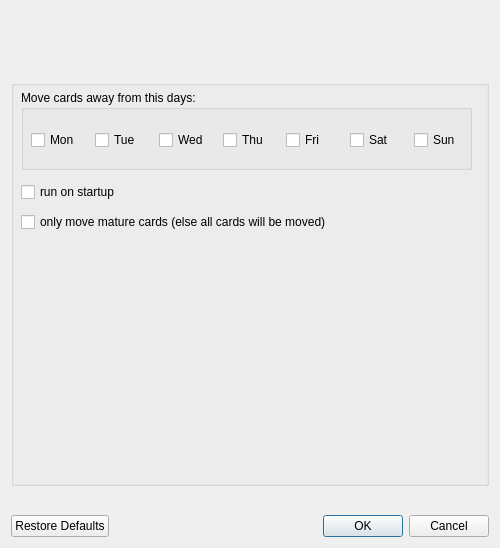
<?xml version="1.0" encoding="UTF-8"?>
<ui version="4.0">
 <class>Dialog</class>
 <widget class="QDialog" name="Dialog">
  <property name="geometry">
   <rect>
    <x>0</x>
    <y>0</y>
    <width>500</width>
    <height>548</height>
   </rect>
  </property>
  <property name="windowTitle">
   <string>Weekends</string>
  </property>
  <layout class="QGridLayout" name="gridLayout_6">
   <item row="5" column="0" colspan="2">
    <widget class="QDialogButtonBox" name="buttonBox">
     <property name="standardButtons">
      <set>QDialogButtonBox::Cancel|QDialogButtonBox::Ok|QDialogButtonBox::RestoreDefaults</set>
     </property>
    </widget>
   </item>
   <item row="2" column="0" colspan="2">
    <layout class="QVBoxLayout" name="verticalLayout" stretch="0,0,0,0,0">
     <property name="spacing">
      <number>6</number>
     </property>
     <property name="sizeConstraint">
      <enum>QLayout::SetDefaultConstraint</enum>
     </property>
     <item>
      <widget class="QWidget" name="AnkingHeader" native="true">
       <property name="sizePolicy">
        <sizepolicy hsizetype="Fixed" vsizetype="Fixed">
         <horstretch>0</horstretch>
         <verstretch>0</verstretch>
        </sizepolicy>
       </property>
       <property name="minimumSize">
        <size>
         <width>0</width>
         <height>50</height>
        </size>
       </property>
      </widget>
     </item>
     <item>
      <spacer name="verticalSpacer">
       <property name="orientation">
        <enum>Qt::Vertical</enum>
       </property>
       <property name="sizeType">
        <enum>QSizePolicy::Fixed</enum>
       </property>
       <property name="sizeHint" stdset="0">
        <size>
         <width>28</width>
         <height>13</height>
        </size>
       </property>
      </spacer>
     </item>
     <item>
      <widget class="QGroupBox" name="groupBox_2">
       <property name="enabled">
        <bool>true</bool>
       </property>
       <property name="sizePolicy">
        <sizepolicy hsizetype="Preferred" vsizetype="Minimum">
         <horstretch>0</horstretch>
         <verstretch>0</verstretch>
        </sizepolicy>
       </property>
       <property name="title">
        <string/>
       </property>
       <widget class="QGroupBox" name="groupBox">
        <property name="geometry">
         <rect>
          <x>10</x>
          <y>10</y>
          <width>451</width>
          <height>80</height>
         </rect>
        </property>
        <property name="title">
         <string>Move cards away from this days:</string>
        </property>
        <widget class="QWidget" name="horizontalLayoutWidget">
         <property name="geometry">
          <rect>
           <x>0</x>
           <y>30</y>
           <width>451</width>
           <height>41</height>
          </rect>
         </property>
         <layout class="QHBoxLayout" name="horizontalLayout_2">
          <property name="sizeConstraint">
           <enum>QLayout::SetDefaultConstraint</enum>
          </property>
          <item>
           <spacer name="horizontalSpacer">
            <property name="orientation">
             <enum>Qt::Horizontal</enum>
            </property>
            <property name="sizeType">
             <enum>QSizePolicy::Fixed</enum>
            </property>
            <property name="sizeHint" stdset="0">
             <size>
              <width>10</width>
              <height>0</height>
             </size>
            </property>
           </spacer>
          </item>
          <item>
           <widget class="QCheckBox" name="monday_cb">
            <property name="text">
             <string>Mon</string>
            </property>
           </widget>
          </item>
          <item>
           <widget class="QCheckBox" name="tuesday_cb">
            <property name="text">
             <string>Tue</string>
            </property>
           </widget>
          </item>
          <item>
           <widget class="QCheckBox" name="wednesday_cb">
            <property name="text">
             <string>Wed</string>
            </property>
           </widget>
          </item>
          <item>
           <widget class="QCheckBox" name="thursday_cb">
            <property name="text">
             <string>Thu</string>
            </property>
           </widget>
          </item>
          <item>
           <widget class="QCheckBox" name="friday_cb">
            <property name="text">
             <string>Fri</string>
            </property>
           </widget>
          </item>
          <item>
           <widget class="QCheckBox" name="saturday_cb">
            <property name="text">
             <string>Sat</string>
            </property>
           </widget>
          </item>
          <item>
           <widget class="QCheckBox" name="sunday_cb">
            <property name="text">
             <string>Sun</string>
            </property>
           </widget>
          </item>
         </layout>
        </widget>
       </widget>
       <widget class="QCheckBox" name="only_mature_cards_cb">
        <property name="geometry">
         <rect>
          <x>10</x>
          <y>130</y>
          <width>451</width>
          <height>24</height>
         </rect>
        </property>
        <property name="text">
         <string>only move mature cards (else all cards will be moved)</string>
        </property>
       </widget>
       <widget class="QCheckBox" name="startup_cb">
        <property name="geometry">
         <rect>
          <x>10</x>
          <y>100</y>
          <width>441</width>
          <height>24</height>
         </rect>
        </property>
        <property name="text">
         <string>run on startup</string>
        </property>
       </widget>
      </widget>
     </item>
     <item>
      <spacer name="verticalSpacer3">
       <property name="orientation">
        <enum>Qt::Vertical</enum>
       </property>
       <property name="sizeType">
        <enum>QSizePolicy::Fixed</enum>
       </property>
       <property name="sizeHint" stdset="0">
        <size>
         <width>28</width>
         <height>13</height>
        </size>
       </property>
      </spacer>
     </item>
     <item>
      <layout class="QHBoxLayout" name="horizontalLayout">
       <property name="spacing">
        <number>0</number>
       </property>
       <property name="sizeConstraint">
        <enum>QLayout::SetFixedSize</enum>
       </property>
       <item>
        <widget class="QWidget" name="AnkiPalace" native="true">
         <property name="enabled">
          <bool>true</bool>
         </property>
         <property name="sizePolicy">
          <sizepolicy hsizetype="Fixed" vsizetype="Fixed">
           <horstretch>0</horstretch>
           <verstretch>0</verstretch>
          </sizepolicy>
         </property>
         <property name="minimumSize">
          <size>
           <width>0</width>
           <height>0</height>
          </size>
         </property>
         <property name="maximumSize">
          <size>
           <width>16777215</width>
           <height>16777215</height>
          </size>
         </property>
        </widget>
       </item>
      </layout>
     </item>
    </layout>
   </item>
   <item row="4" column="0" colspan="2">
    <spacer name="verticalSpacer_2">
     <property name="orientation">
      <enum>Qt::Vertical</enum>
     </property>
     <property name="sizeType">
      <enum>QSizePolicy::Fixed</enum>
     </property>
     <property name="sizeHint" stdset="0">
      <size>
       <width>20</width>
       <height>4</height>
      </size>
     </property>
    </spacer>
   </item>
  </layout>
  <zorder></zorder>
  <zorder>buttonBox</zorder>
  <zorder>verticalSpacer_2</zorder>
 </widget>
 <resources>
  <include location="../resources/icons.qrc"/>
 </resources>
 <connections>
  <connection>
   <sender>buttonBox</sender>
   <signal>accepted()</signal>
   <receiver>Dialog</receiver>
   <slot>accept()</slot>
   <hints>
    <hint type="sourcelabel">
     <x>210</x>
     <y>269</y>
    </hint>
    <hint type="destinationlabel">
     <x>247</x>
     <y>161</y>
    </hint>
   </hints>
  </connection>
  <connection>
   <sender>buttonBox</sender>
   <signal>rejected()</signal>
   <receiver>Dialog</receiver>
   <slot>reject()</slot>
   <hints>
    <hint type="sourcelabel">
     <x>210</x>
     <y>269</y>
    </hint>
    <hint type="destinationlabel">
     <x>247</x>
     <y>161</y>
    </hint>
   </hints>
  </connection>
 </connections>
</ui>
